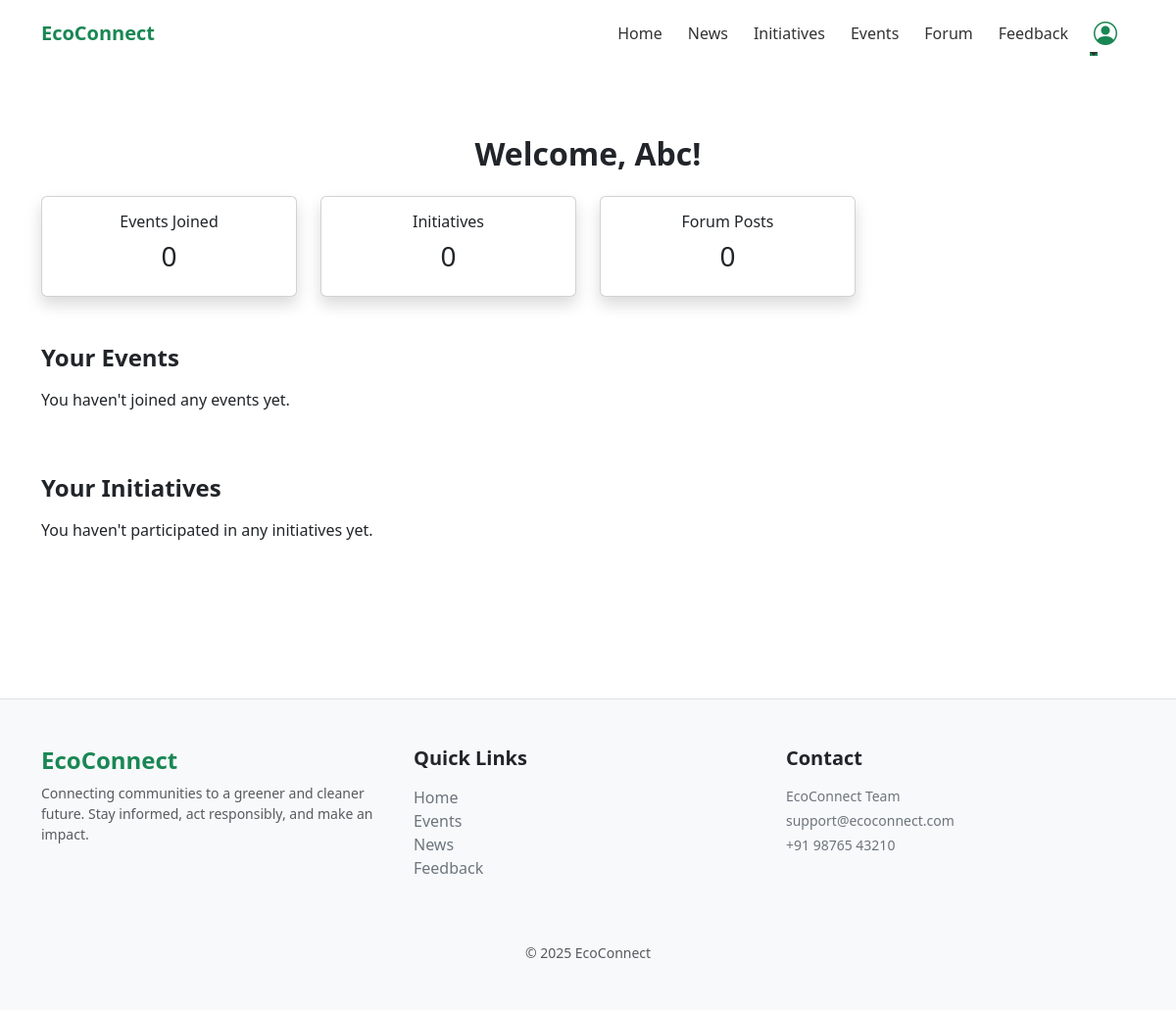
Page /dashboard/ (signed in) on the earlier database version.
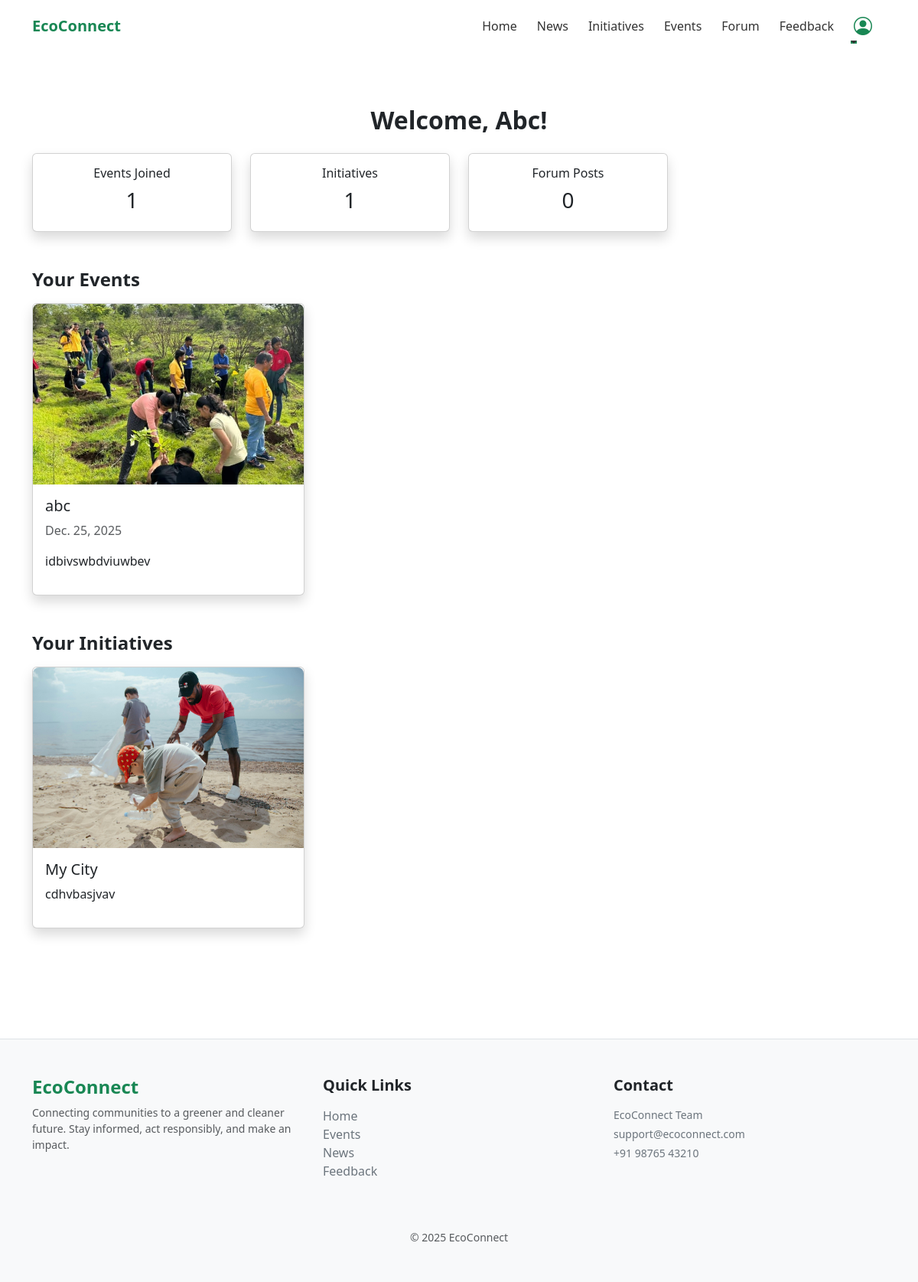
Same page on the later database version.
### events/models.py (models this page shows, shortened)
class Event(models.Model):
    title = models.CharField(max_length=200)
    date = models.DateField()
    location = models.CharField(max_length=200)
    description = models.TextField()
    address = models.TextField(blank=True)
    image = models.ImageField(upload_to='events/', blank=True, null=True)
    created_at = models.DateTimeField(auto_now_add=True)

### initiatives/models.py (models this page shows, shortened)
class Initiative(models.Model):
    title = models.CharField(max_length=200)
    location = models.CharField(max_length=150)
    date = models.DateField()
    description = models.TextField()
    organizer = models.CharField(max_length=150)
    image = models.ImageField(upload_to='initiatives/', blank=True, null=True)
    created_at = models.DateTimeField(auto_now_add=True)

### dashboard/views.py (the view)
# urls.py: path('', views.user_dashboard, name='user_dashboard'),
@login_required
def user_dashboard(request):
    user = request.user
    joined_events = Event.objects.filter(
        id__in=Participation.objects.filter(user=user, event__isnull=False).values_list('event_id', flat=True)
    )
    joined_initiatives = Initiative.objects.filter(
        id__in=Participation.objects.filter(user=user, initiative__isnull=False).values_list('initiative_id', flat=True)
    )
    forum_posts = ForumPost.objects.filter(author=user)
    stats = {
        'events_count': joined_events.count(),
        'initiatives_count': joined_initiatives.count(),
        'forum_posts_count': forum_posts.count(),
    }
    context = {
        'user': user,
        'stats': stats,
        'joined_events': joined_events,
        'joined_initiatives': joined_initiatives,
        'forum_posts': forum_posts,
    }
    return render(request, 'user_dashboard.html', context)

### dashboard/templates/user_dashboard.html
{% extends 'base.html' %}
{% block content %}
<div class="container py-5">
    <h2 class="fw-bold mb-4 text-center">Welcome, {{ user.username }}!</h2>
    <div class="row mb-5 text-center">
        <div class="col-md-3">
            <div class="card shadow p-3">
                <h6>Events Joined</h6>
                <h3>{{ stats.events_count }}</h3>
            </div>
        </div>
        <div class="col-md-3">
            <div class="card shadow p-3">
                <h6>Initiatives</h6>
                <h3>{{ stats.initiatives_count }}</h3>
            </div>
        </div>
        <div class="col-md-3">
            <div class="card shadow p-3">
                <h6>Forum Posts</h6>
                <h3>{{ stats.forum_posts_count }}</h3>
            </div>
        </div>
    </div>
    <h4 class="fw-bold mb-3">Your Events</h4>
    <div class="row g-4 mb-5">
        {% for event in joined_events %}
        <div class="col-md-4">
            <div class="card h-100 shadow">
                {% if event.image %}
                <img src="{{ event.image.url }}" class="card-img-top" alt="{{ event.title }}">
                {% endif %}
                <div class="card-body">
                    <h5 class="card-title">{{ event.title }}</h5>
                    <p class="text-muted">{{ event.date }}</p>
                    <p>{{ event.description|truncatewords:20 }}</p>
                </div>
            </div>
        </div>
        {% empty %}
        <p>You haven't joined any events yet.</p>
        {% endfor %}
    </div>
    <h4 class="fw-bold mb-3">Your Initiatives</h4>
    <div class="row g-4 mb-5">
        {% for initiative in joined_initiatives %}
        <div class="col-md-4">
            <div class="card h-100 shadow">
                {% if initiative.image %}
                <img src="{{ initiative.image.url }}" class="card-img-top" alt="{{ initiative.title }}">
                {% endif %}
                <div class="card-body">
                    <h5 class="card-title">{{ initiative.title }}</h5>
                    <p>{{ initiative.description|truncatewords:20 }}</p>
                </div>
            </div>
        </div>
        {% empty %}
        <p>You haven't participated in any initiatives yet.</p>
        {% endfor %}
    </div>
</div>
{% endblock %}

Differences in the rows shown:
now on this page (row unchanged): Event: image (picture), title "abc", date "Dec. 25, 2025", description "idbivswbdviuwbev"
added Initiative: image (picture), title "My City", description "cdhvbasjvav"
Other differences:
{{ stats.events_count }}: "0" → "1"
{{ stats.initiatives_count }}: "0" → "1"
text no longer shown: "You haven't joined any events yet. You haven't participated in any initiatives yet."
